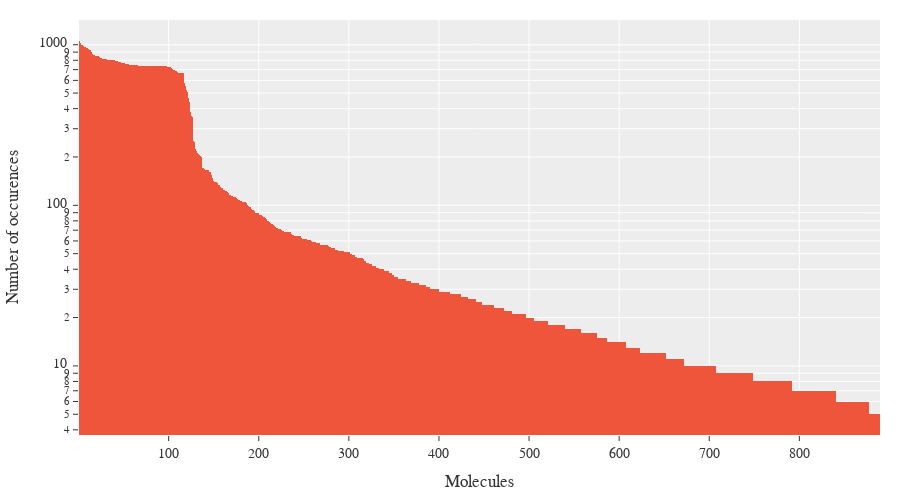

Write notebook code for a chart like this one.
### Code cell
plot_histogram(food_df)

### Figure 1 — Plotly figure (JSON) as saved in the notebook; plotly's stock layout.template omitted (floating-point values rounded to 4 significant figures; data arrays with more than 128 entries replaced by an {"elided": "..."} marker saying what was removed)
{"data": [{"alignmentgroup": "True", "hovertemplate": "Molecules=%{x}<br>Number of occurences=%{y}<extra></extra>", "legendgroup": "", "marker": {"color": "#EF553B", "line": {"width": 0}, "pattern": {"shape": ""}}, "name": "", "offsetgroup": "", "orientation": "v", "showlegend": false, "textposition": "auto", "type": "bar", "x": {"elided": "889 int values"}, "xaxis": "x", "y": {"elided": "889 int values"}, "yaxis": "y"}], "layout": {"bargap": 0, "bargroupgap": 0, "barmode": "group", "font": {"family": "CMU Serif", "size": 14}, "height": 500, "legend": {"tracegroupgap": 0}, "margin": {"b": 20, "l": 20, "r": 20, "t": 20}, "width": 900, "xaxis": {"anchor": "y", "categoryorder": "total descending", "domain": [0, 1], "dtick": 50, "tick0": 0, "tickmode": "array", "ticktext": [0, 50, 100, 150, 200, 250, 300, 350, 400, 450, 500, 550, 600, 650, 700], "title": {"text": "Molecules"}}, "yaxis": {"anchor": "x", "domain": [0, 1], "title": {"text": "Number of occurences"}, "type": "log"}}}
